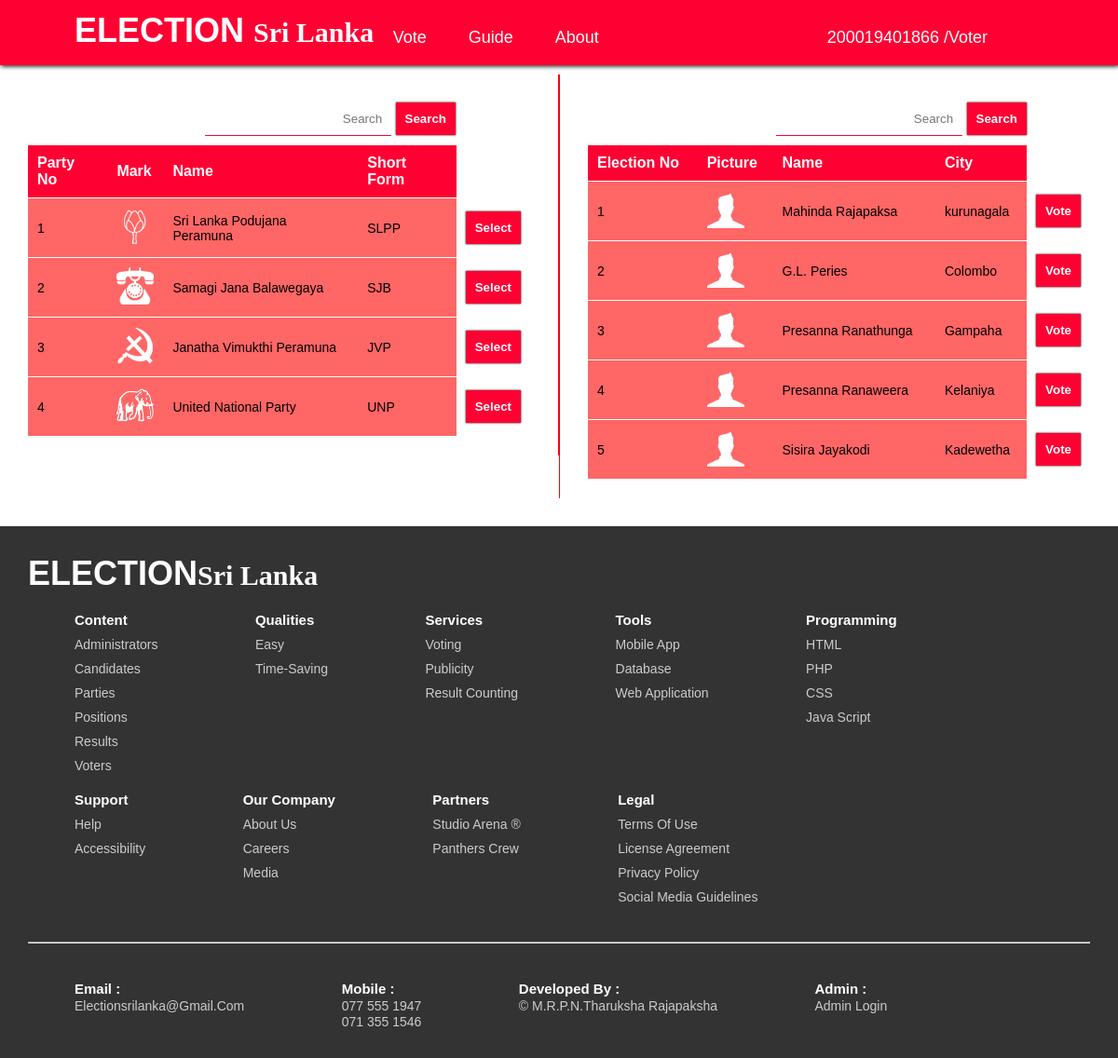
The page /vote.php?partyNo=1 (signed in) on the database its author committed.
### tables this page shows
CREATE TABLE `voter` (
  `voter_nic` varchar(15) NOT NULL,
  `voter_name` varchar(45) NOT NULL,
  `voter_contact_no` varchar(10) NOT NULL,
  `voter_city` varchar(45) NOT NULL,
  `voter_password` varchar(45) NOT NULL,
  `voter_status` tinyint NOT NULL DEFAULT '1',
  PRIMARY KEY (`voter_nic`),
  UNIQUE KEY `voter_nic_UNIQUE` (`voter_nic`)
);

CREATE TABLE `party` (
  `party_no` int NOT NULL AUTO_INCREMENT,
  `party_mark` varchar(200) NOT NULL,
  `party_name` varchar(100) NOT NULL,
  `party_name_short_form` varchar(20) NOT NULL,
  `party_votes` int NOT NULL,
  `party_status` tinyint NOT NULL DEFAULT '1',
  PRIMARY KEY (`party_no`),
  UNIQUE KEY `party_no_UNIQUE` (`party_no`),
  UNIQUE KEY `party_name_UNIQUE` (`party_name`)
);

CREATE TABLE `candidate` (
  `candidate_election_no` int NOT NULL,
  `candidate_picture` varchar(200) NOT NULL,
  `candidate_name` varchar(45) NOT NULL,
  `candidate_nic` varchar(15) NOT NULL,
  `candidate_city` varchar(45) NOT NULL,
  `candidate_votes` int NOT NULL,
  `candidate_status` varchar(45) NOT NULL DEFAULT '1',
  `party_no` int NOT NULL,
  PRIMARY KEY (`candidate_election_no`),
  UNIQUE KEY `candidate_election_no_UNIQUE` (`candidate_election_no`),
  UNIQUE KEY `candidate_nic_UNIQUE` (`candidate_nic`),
  KEY `fk_candidate_party_idx` (`party_no`),
  CONSTRAINT `fk_candidate_party` FOREIGN KEY (`party_no`) REFERENCES `party` (`party_no`)
);

### vote.php (the view, shortened to what this page needs)
<!DOCTYPE html>
<html>
    <head>
        <link rel="stylesheet" type="text/css" href="css/vote_style.css"/>
    </head>
    <?php
    $keywordParty = "";
    $partyNo = "";
    if (isset($_GET["partyNo"]) && $_GET["partyNo"] != "") {
        $partyNo = $_GET["partyNo"];
        echo '<BODY onLoad="header();togglecandidatecolumnactive();">';
    }
    $keywordCandidate = "";
    ?>
    <body onload="header();">
        <?php
        include './header.php';
        ?>
        <div class="vote-container">
            <div class="column party-column">
                <form method="get" action="vote.php">
                    <input type="text" name="searchParty" id="searchParty" value="<?php echo $keywordParty; ?>" placeholder="Search"/>
                    <button>Search</button>
                </form>
                <table>
                    <tr>
                        <th>Party No</th>
                        <th>Mark</th>
                        <th>Name</th>
                        <th>Short Form</th>
                    </tr>
                    <?php
                    $query = "SELECT * FROM party WHERE (party_no LIKE '%" . $keywordParty . "%' OR party_name LIKE '%" . $keywordParty . "%' "
                            . "OR party_name_short_form LIKE '%" . $keywordParty . "%') AND party_status = '1'";
                    $result = $connection->query($query);
                    if ($result->num_rows > 0) {
                        while ($row = $result->fetch_assoc()) {
                            ?>
                            <tr class="vote-content">
                                <td><?php echo $row["party_no"]; ?></td>
                                <td><img src="img/<?php echo $row["party_mark"]; ?>"/></td>
                                <td><?php echo $row["party_name"]; ?></td>
                                <td><?php echo $row["party_name_short_form"]; ?></td>
                                <td class="select"><a href="vote.php?partyNo=<?php echo $row["party_no"]; ?>&searchParty=<?php echo $keywordParty; ?>"><button>Select</button></a></td>
                            </tr>
                            <?php
                        }
                    }
                    ?>
                </table>
            </div>
            <div class="column candidate-column" id="candidatecolumn">
                <form method="get" action="vote.php">
                    <input type="text" name="searchCandidate" id="searchCandidate" value="<?php echo $keywordCandidate; ?>" placeholder="Search"/>
                    <button>Search</button>
                </form>
                <table>
                    <tr>
                        <th>Election No</th>
                        <th>Picture</th>
                        <th>Name</th>
                        <th>City</th>
                    </tr>
                    <?php
                    $query = "SELECT * FROM candidate WHERE (candidate_election_no LIKE '%" . $keywordCandidate . "%' "
                            . "OR candidate_name LIKE '%" . $keywordCandidate . "%' OR candidate_nic LIKE '%" . $keywordCandidate . "%') "
                            . "AND party_no = '" . $partyNo . "' AND candidate_status = '1'";
                    $result = $connection->query($query);
                    if ($result->num_rows > 0) {
                        while ($row = $result->fetch_assoc()) {
                            ?>
                            <tr class="vote-content">
                                <td><?php echo $row["candidate_election_no"]; ?></td>
                                <td><img src="img/<?php echo $row["candidate_picture"]; ?>"/></td>
                                <td><?php echo $row["candidate_name"]; ?></td>
                                <td><?php echo $row["candidate_city"]; ?></td>
                                <td class="select">
                                    <form method="post" action="action/vote_submit.php">
                                        <button>Vote</button>
                                    </form>
                                </td>
                            </tr>
                            <?php
                        }
                    }
                    ?>
                </table>
            </div>
        </div>
        <?php include './footer.php'; ?>
    </body>
</html>

### header.php (shortened to what this page needs)
<!DOCTYPE html>
<?php
include './action/db_connection.php';
$activeNic = "Login";
if (isset($_SESSION["voter_is_login"]) && isset($_SESSION["activeVoterNic"]) && $_SESSION["voter_is_login"] == true) {
    $activeVoterNic = $_SESSION["activeVoterNic"];
    $query = "SELECT * FROM voter WHERE voter_nic = '" . $activeVoterNic . "'";
    $result = $connection->query($query);
    if ($result->num_rows > 0) {
        $row = $result->fetch_assoc();
        $activeNic = $row["voter_nic"];
    }
}
?>
<html>
    <head>
        <link rel="stylesheet" type="text/css" href="css/headerfooter_style.css"/>
    </head>
    <body>
        <header>
            <nav>
                <div class="header-container">
                    <p><a href="index.php">ELECTION <span>Sri Lanka</span></a></p>
                    <ul>
                        <li><a href="vote.php">Vote</a></li>
                        <li><a href="guide.php">Guide</a></li>
                        <li><a href="about.php">About</a></li>
                        <span>
                            <?php
                            if (isset($_SESSION["voter_is_login"])) {
                                if ($_SESSION["voter_is_login"] == true) {
                                    ?>
                                    <li class="account"><?php echo $activeNic; ?>&nbsp;/Voter
                                    </li>
                                    <?php
                                } else {
                                    ?>
                                    <li onclick="togglevoterregpopup();">Register</li>
                                    <li class="account" onclick="togglevoterloginpopup();"><?php echo $activeNic; ?></li>
                                    <?php
                                }
                            } else {
                                ?>
                                <li onclick="togglevoterregpopup();">Register</li>
                                <li class="account" onclick="togglevoterloginpopup();"><?php echo $activeNic; ?></li>
                                    <?php
                                }
                                ?>
                        </span>
                    </ul>
                </div>
            </nav>
        </header>
        <?php
        include './voter_registration.php';
        include './voter_login.php';
        include './voter_profile.php';
        ?>
    </body>
</html>

### css/vote_style.css (style rules this page uses)
.vote-container { width: 100%; height: 100%; top: 80px; display: flex; margin-bottom: 60px; }
.vote-container .column { flex: 50%; height: 100%; padding: 30px; }
.vote-container .party-column { border-right: 1px solid red; }
.candidate-column { border-left: 1px solid red; display: none; }
.candidate-column.candidate-column-active { display: block; }
.vote-container button { color: white; font-weight: bold; padding: 10px; background-color: #ff0033; border: none; outline: none; box-shadow: 0px 0px 2px #000000; cursor: pointer; }
.vote-container .party-column form { right: 80px; float: right; }
.vote-container .candidate-column form { right: 68px; float: right; }
.vote-container form input { width: 200px; padding: 10px; text-align: right; border: none; border-bottom: 1px solid #ff0033; outline: none; }
.vote-container table { width: 100%; top: 10px; border-collapse: collapse; }
.vote-container table tr { border-bottom: 1px solid white; }
.vote-container table tr th { color: white; text-align: left; padding: 10px; background-color: #ff0033; }
.vote-content td { padding: 10px; font-size: 14px; text-align: left; text-transform: none; background-color: #ff6666; }
.vote-content td img { width: 40px; height: 40px; }
.vote-content .select { width: 10px; background-color: white; }
.vote-content .select form { right: 0px; }

### css/headerfooter_style.css (style rules this page uses)
* { margin: 0; padding: 0; font-family: "Arial"; text-transform: capitalize; position: relative; box-sizing: border-box; }
header { width: 100%; height: 100px; position: fixed; font-size: 18px; padding: 20px 0; background-color: transparent; z-index: 799; transition: 0.5s; }
.header-next { width: 100%; height: 70px; position: fixed; font-size: 18px; padding: 0; background-color: #ff0033; box-shadow: 1px 1px 5px #000000; z-index: 799; }
.header-container p { top: 12px; left: 80px; position: absolute; color: white; font-size: 36px; font-weight: bold; font-family: "Calibri"; }
.header-container p span { font-size: 30px; font-family: "Calibri"; }
.header-container ul { top: 30px; right: 120px; list-style: none; float: right; }
.header-container ul span { margin-left: 200px; }
.header-container ul li { display: inline-block; margin: auto 20px; color: white; text-transform: none; cursor: pointer; }
.header-container a { color: white; text-decoration: none; cursor: pointer; }

### rows shown on the page
voter: voter_nic "200019401866"
party: party_no "1", party_mark (picture), party_name "Sri Lanka Podujana Peramuna", party_name_short_form "SLPP"
party: party_no "2", party_mark (picture), party_name "Samagi Jana Balawegaya", party_name_short_form "SJB"
party: party_no "3", party_mark (picture), party_name "Janatha Vimukthi Peramuna", party_name_short_form "JVP"
party: party_no "4", party_mark (picture), party_name "United National Party", party_name_short_form "UNP"
candidate: candidate_election_no "1", candidate_picture (placeholder picture), candidate_name "Mahinda Rajapaksa", candidate_city "kurunagala"
candidate: candidate_election_no "2", candidate_picture (placeholder picture), candidate_name "G.L. Peries", candidate_city "Colombo"
candidate: candidate_election_no "3", candidate_picture (placeholder picture), candidate_name "Presanna Ranathunga", candidate_city "Gampaha"
candidate: candidate_election_no "4", candidate_picture (placeholder picture), candidate_name "Presanna Ranaweera", candidate_city "Kelaniya"
candidate: candidate_election_no "5", candidate_picture (placeholder picture), candidate_name "Sisira Jayakodi", candidate_city "Kadewetha"
